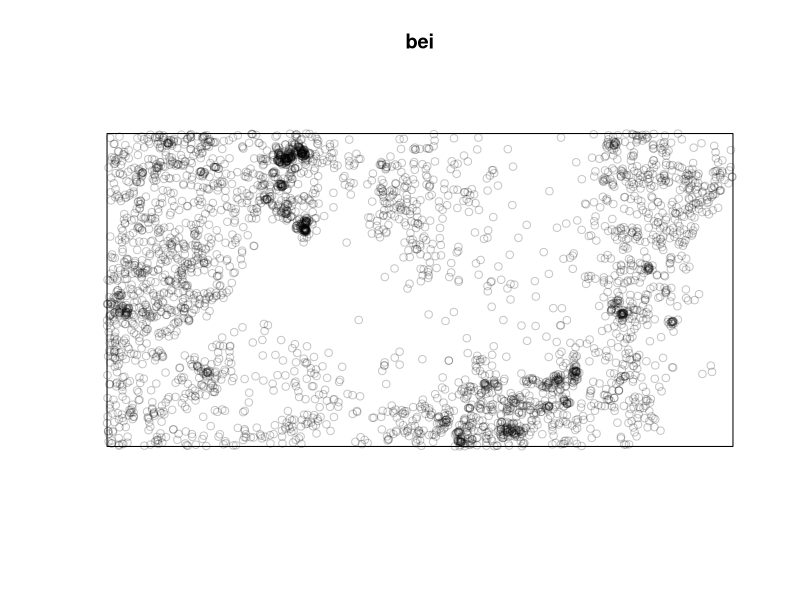
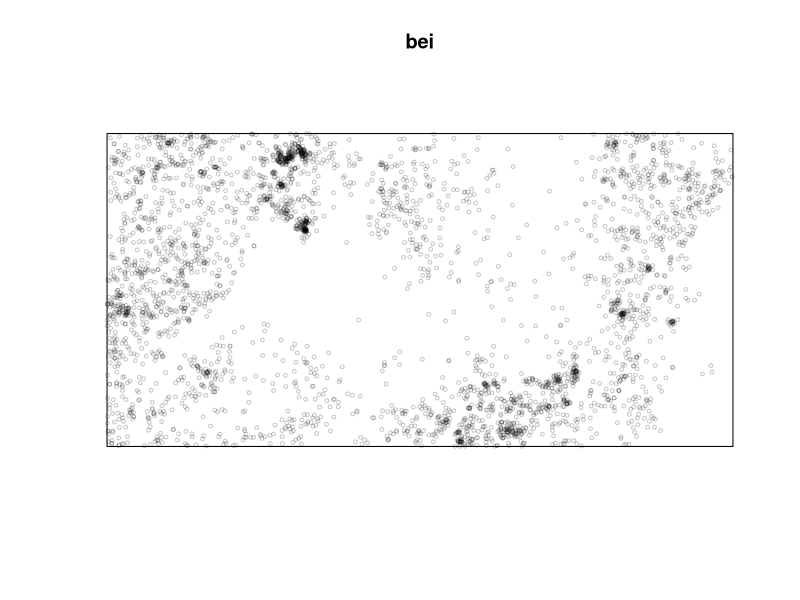
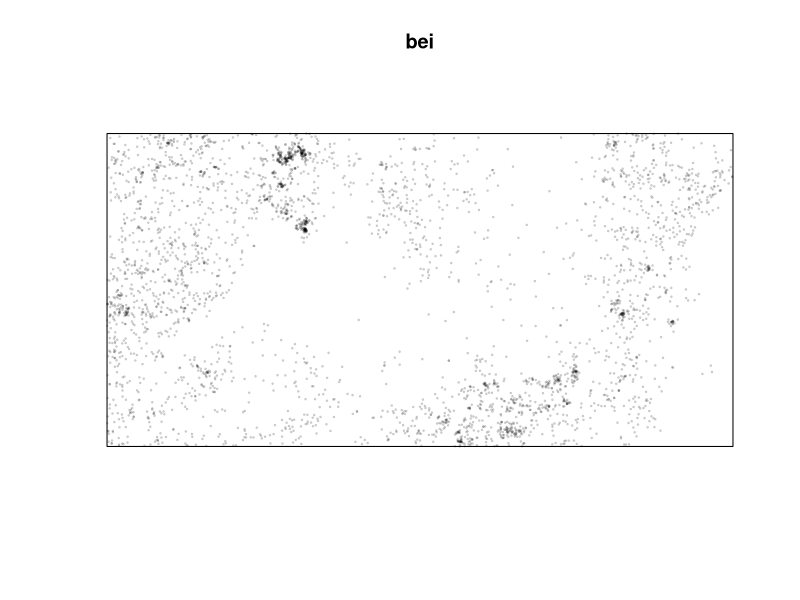
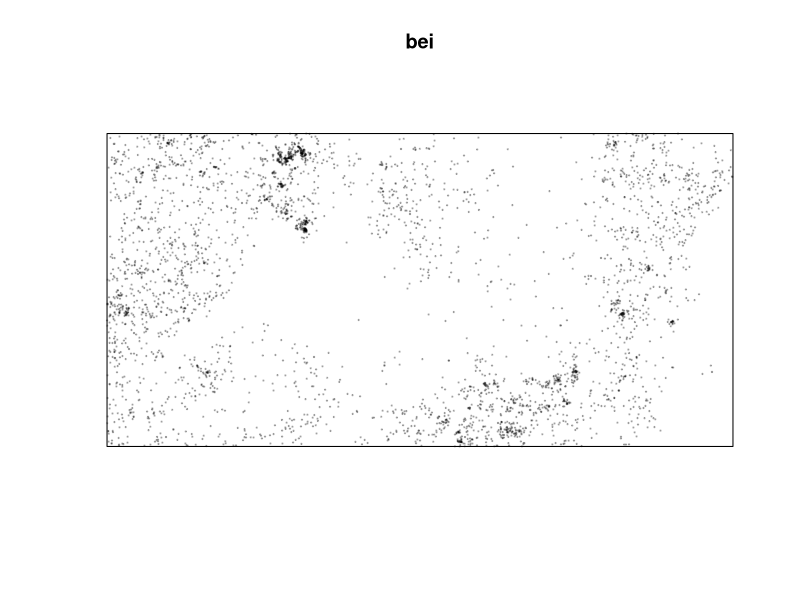
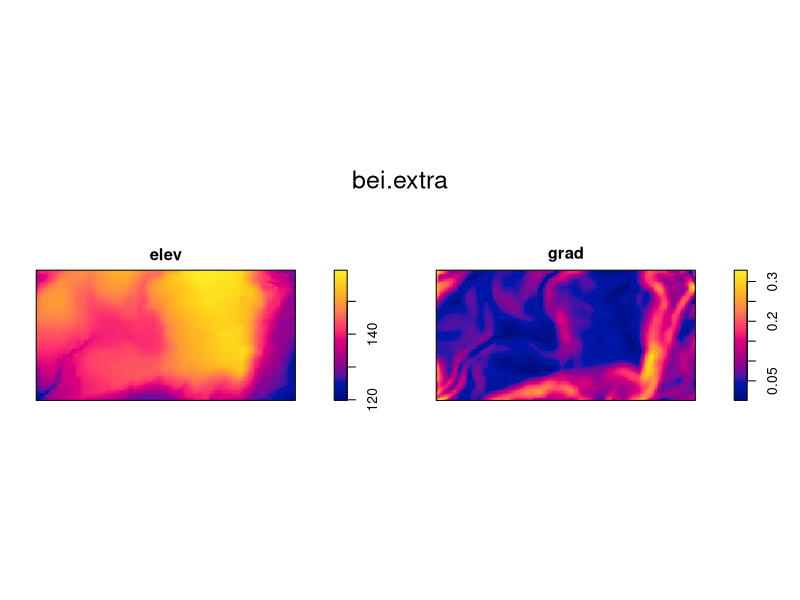
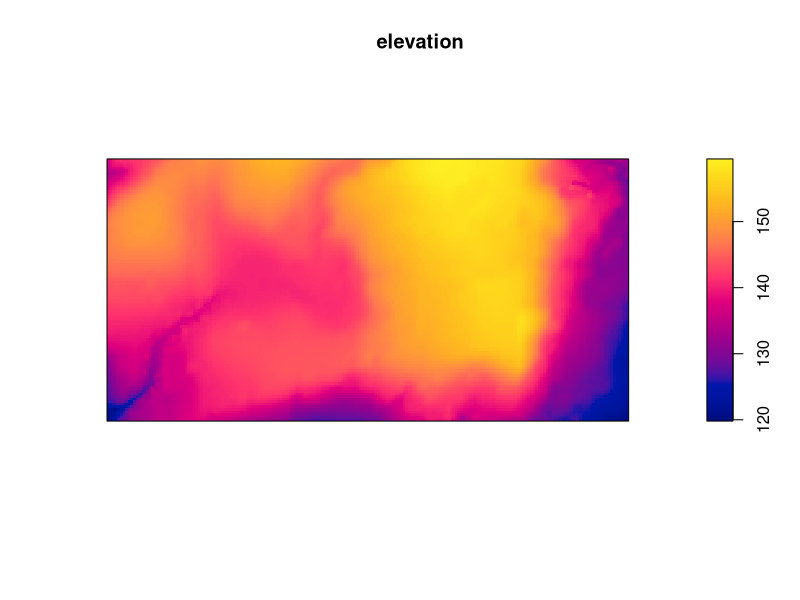
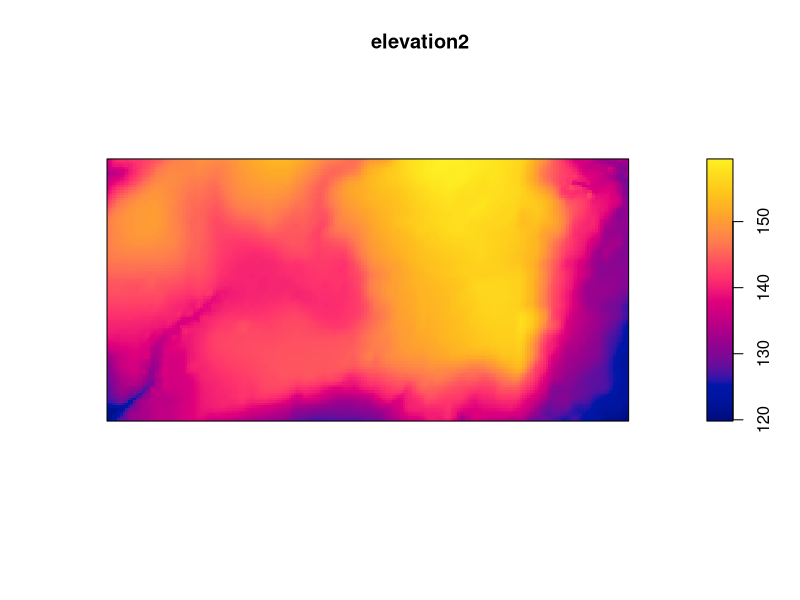
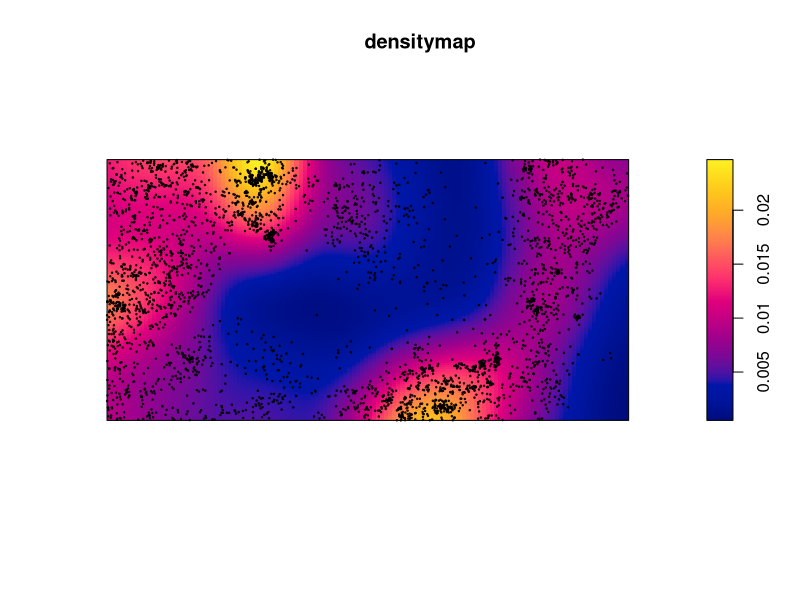

The R script that drew these images, in order:
# Population Ecology Analysis using Spatstat package

# Install and load the required package for point pattern analysis. 
## spatstat is an R package for spatial statistics with a strong focus on analysing spatial point patterns in 2D 
### (with some support for 3D and very basic support for space-time).
install.packages("spatstat")
library(spatstat)

# Use the 'bei' dataset from the spatstat package
# The 'bei' dataset contains tree locations in a forest plot
# More details: https://cran.r-project.org/web/packages/spatstat/index.html

# Plot the tree locations
plot(bei)

# Modify the plot by changing symbol size (cex)
plot(bei, cex = 0.5)
plot(bei, cex = 0.2)

# Change the plot symbol to a filled circle (pch = 19)
plot(bei, cex = 0.2, pch = 19)

# Additional dataset: 'bei.extra' which includes elevation data
plot(bei.extra)

# we need to take only elevation part of dataset. lets only use one part of dataset : elev. using $ sign to link
# Extract and plot the elevation data from 'bei.extra'
elevation <- bei.extra$elev
plot(elevation)

# Alternative method to extract elements from a list using double brackets.
# Double bracket parentheses as we are dealing with images. For tables, we have single parentheses
elevation2 <- bei.extra[[1]]
plot(elevation2)


# Start of a new section (10th October 2023)
# Continue working with the 'spatstat' package and 'bei' dataset

# The 'bei' dataset represents trees in a landscape; we will create a density map
# Create a density map from point data
densitymap <- density(bei)

# Plot the density map
plot(densitymap)

# Overlay the original tree points on the density map
points(bei, cex = 0.2)

#Color customization: Avoid using green, blue, and red for colorblind-friendly maps.
## Daltonic people cant see green blue and red so avoid using these colours in maps.

# Create a custom color palette from black to yellow
cl <- colorRampPalette(c("black", "red", "orange", "yellow"))(100)
# cl is assigned to function and array of colors and 100 represent the numbers of colors passing.

# Plot the density map with the custom color palette
plot(densitymap, col = cl)

# Reduce the number of colors to make the map less continuous
cl <- colorRampPalette (c("black", "red", "orange", "yellow"))(4)  #changing the number from 100 to 4 will lead  to less continous map

# When you google colors in R, go to images, you will get codes for colors. Use them to edit the density map.
# virdis package for colors. On Google
plot(bei.extra)  # To obtain variables of elev and grad from the density map

# Lets only use one part of the dataset: elev. Using $ sign to link
elev <- bei.extra[[1]]  # Method 1
elevation <- bei.extra$elev  # Method 2
plot(elev)


## MULTIFRAME
## Par function, multiframe argument "mf". It is used to plot 2 things together. We are making a multiframe of density and elevation
par(mfrow = c(1, 2))
plot(densitymap)
plot(elev)


# If we want a plot of 2 rows and 1 column then change the mfrow to 2, 1
par(mfrow = c(2, 1))

# EXERCISE to make mf of bei density and elevation. 1 is the no. of rows, 3 is the no. of columns in the multiframe
par(mfrow = c(1, 3))
plot(bei)
plot(densitymap)
plot(elev)
